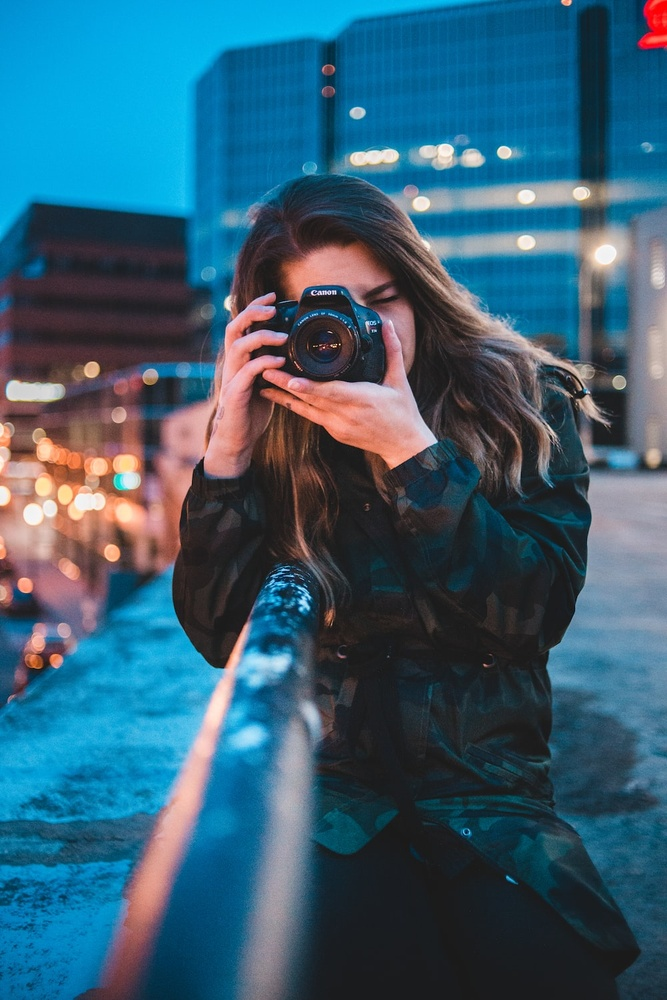
#> input picture photos/2.jpg, 667 x 1000 px, shrunk from 1000 x 1500 before the run
$ python image_Transformations.py
#> lines starting #> are read from the running program, lines starting #| are printed output that depends on the picture
import cv2 as cv
import numpy as np

img = cv.imread('photos/2.jpg')
#> img is the input picture: shape (1000, 667, 3); mean B, G, R 114.4, 93.5, 54.2

cv.imshow('3 No Image',img)


#Translateing the image
def translate(img, x, y):
#> called with x = 100, y = 100
    transMate = np.float32([[1,0,x],[0,1,y]])
    dimensions = (img.shape[1],img.shape[0])
#> dimensions = (667, 1000)

    return cv.warpAffine(img,transMate,dimensions)
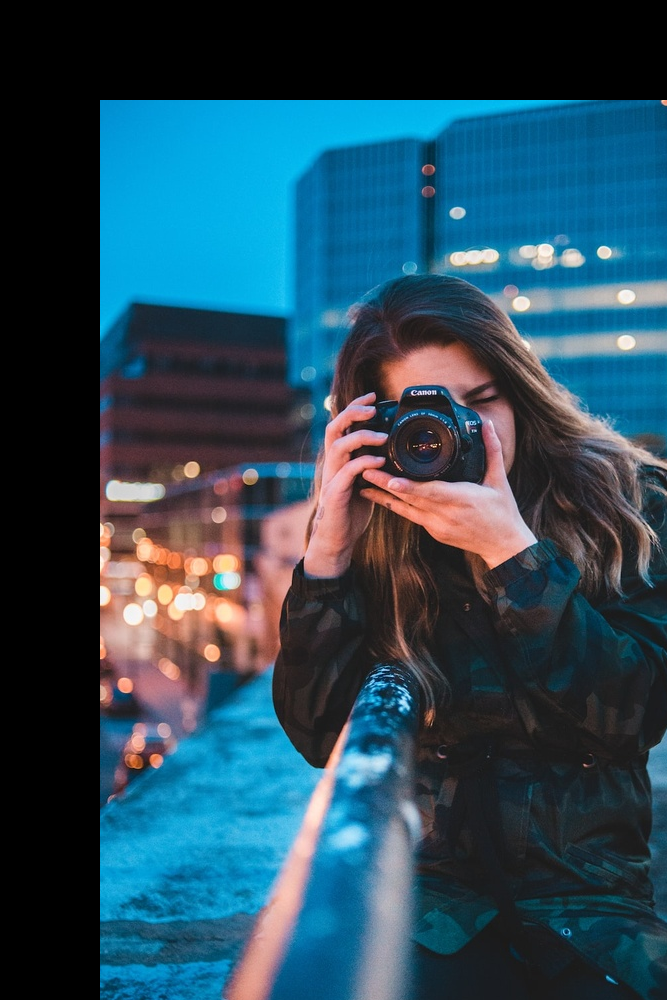
#> returned value: shape (1000, 667, 3); mean of channels 0, 1, 2 89.4, 73.1, 41.2; drawn as B, G, R

#-x ---> Left
#-Y ---> up
#X ---> Right
#Y --> Down


translated = translate(img,100,100)
cv.imshow('Translated',translated)


#Rotating image
def rotate(img, angle, rotPoint = None):
#> called with angle = 45
    (height, width) = img.shape[:2]
#> height = 1000; width = 667

    if rotPoint is None:
        rotPoint = (width//2,height//2)
#> rotPoint = (333, 500)

    rotMat = cv.getRotationMatrix2D(rotPoint,angle,1.0)
    dimensions = (width,height)
#> dimensions = (667, 1000)

    return cv.warpAffine(img, rotMat, dimensions)
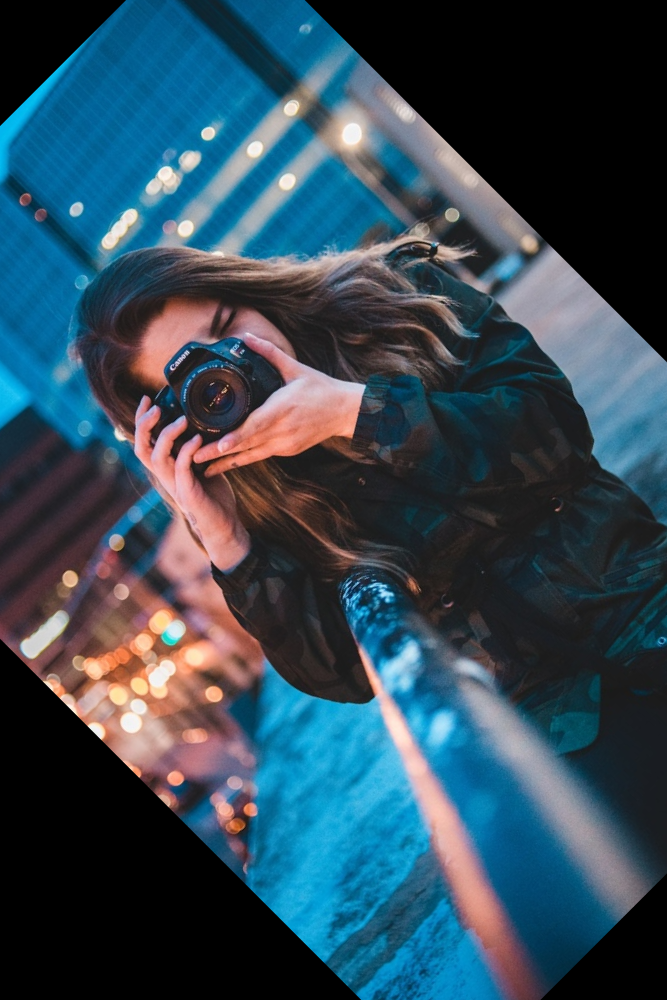
#> returned value: shape (1000, 667, 3); mean of channels 0, 1, 2 85.9, 72.2, 50; drawn as B, G, R

#positive value --> anti-clockwise
#negative value --> clockwise

rotated = rotate(img,45)
cv.imshow('Rotated',rotated)

cv.waitKey(0)

$ run again, with photos/1.jpg copied over photos/2.jpg
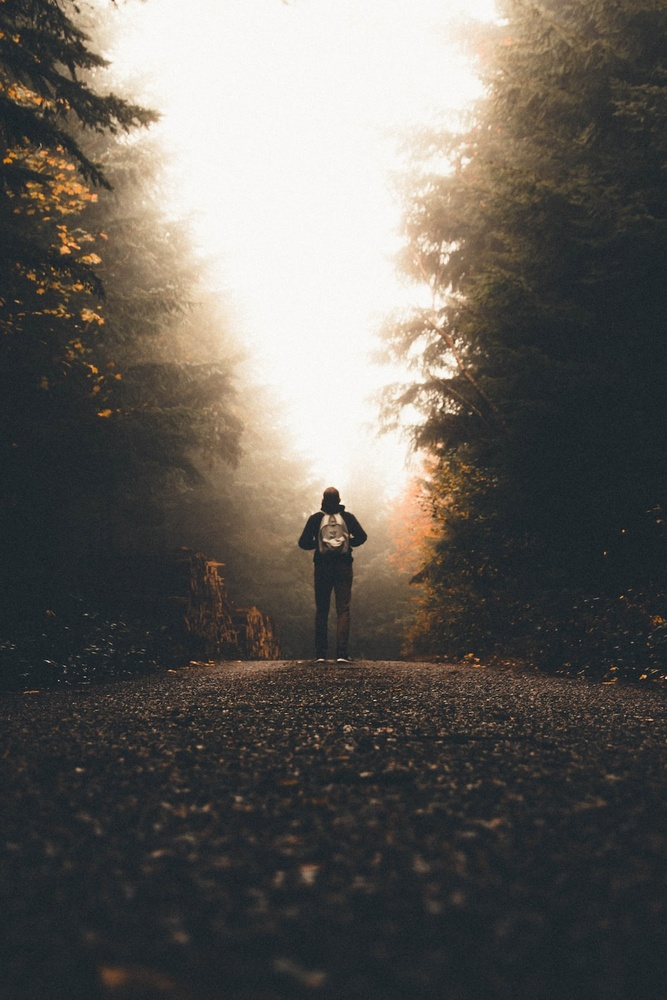
#> input picture photos/1.jpg, 667 x 1000 px, shrunk from 1000 x 1500 before the run
#> img is the input picture: shape (1000, 667, 3); mean B, G, R 90.3, 95.4, 98.9
#> in translate, `return cv.warpAffine(img,transMate,dimensions)`:
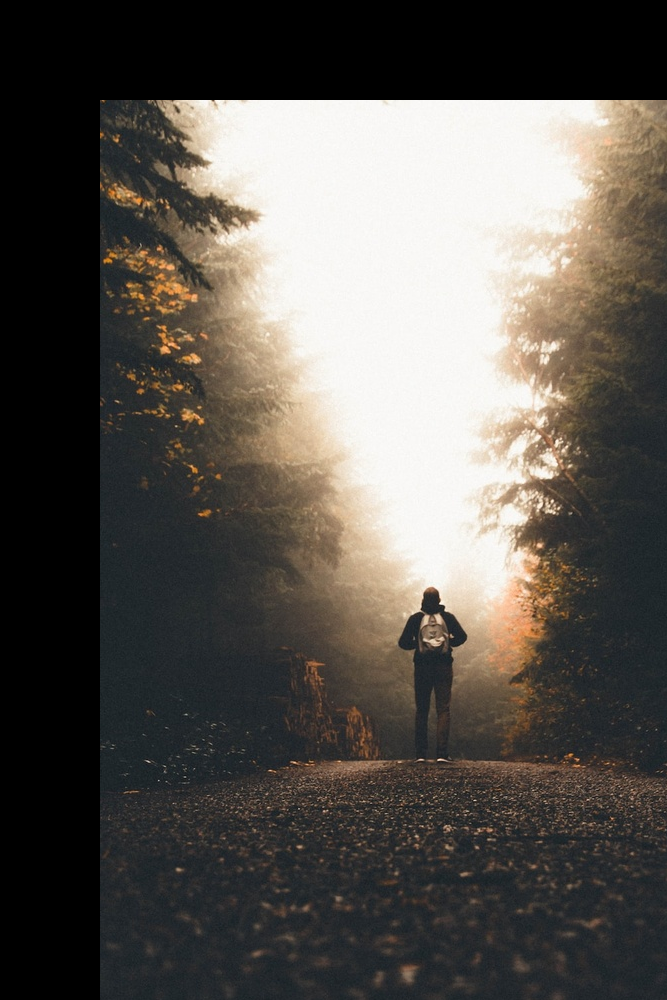
#> returned value: shape (1000, 667, 3); mean of channels 0, 1, 2 79.7, 85.2, 89.6; drawn as B, G, R
#> in rotate, `return cv.warpAffine(img, rotMat, dimensions)`:
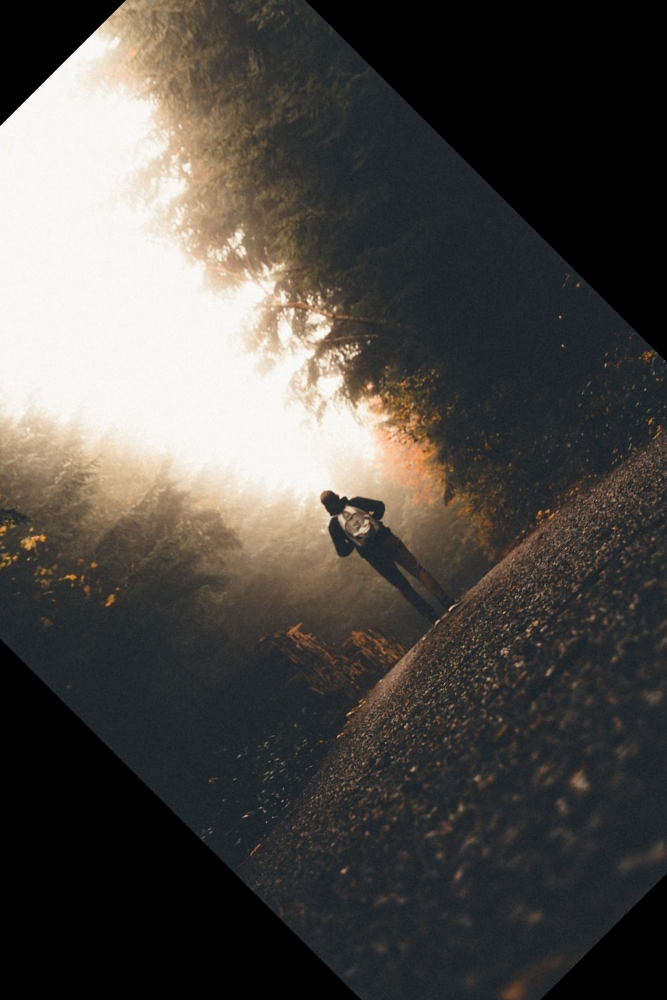
#> returned value: shape (1000, 667, 3); mean of channels 0, 1, 2 71, 75.3, 78.4; drawn as B, G, R

$ run again, with photos/3.webp saved as photos/2.jpg
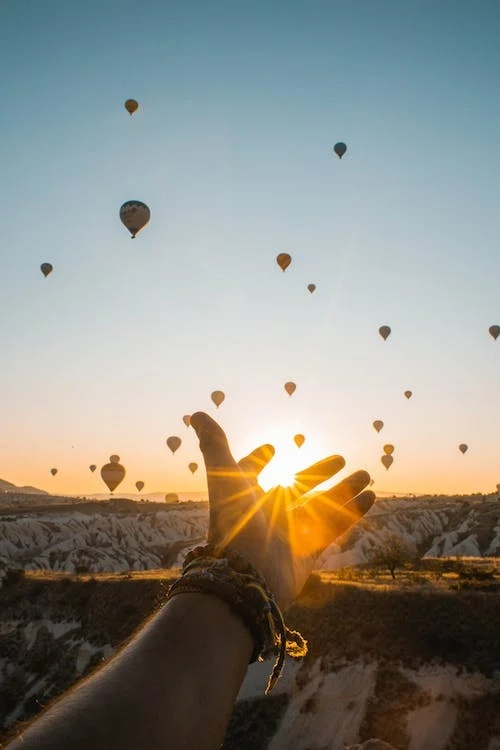
#> input picture photos/3.webp, 500 x 750 px
#> img is the input picture: shape (750, 500, 3); mean B, G, R 132.5, 140.5, 140.9
#> in translate, `return cv.warpAffine(img,transMate,dimensions)`:
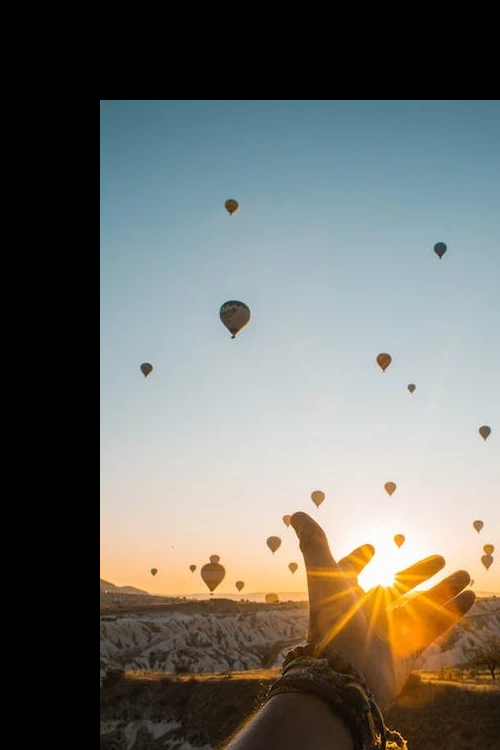
#> returned value: shape (750, 500, 3); mean of channels 0, 1, 2 102.9, 108.8, 108.6; drawn as B, G, R
#> in rotate, `return cv.warpAffine(img, rotMat, dimensions)`:
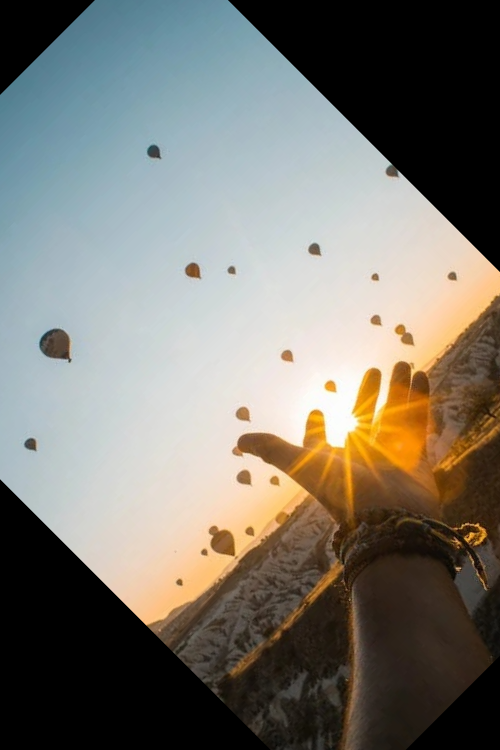
#> returned value: shape (750, 500, 3); mean of channels 0, 1, 2 111.6, 119.7, 122.6; drawn as B, G, R
